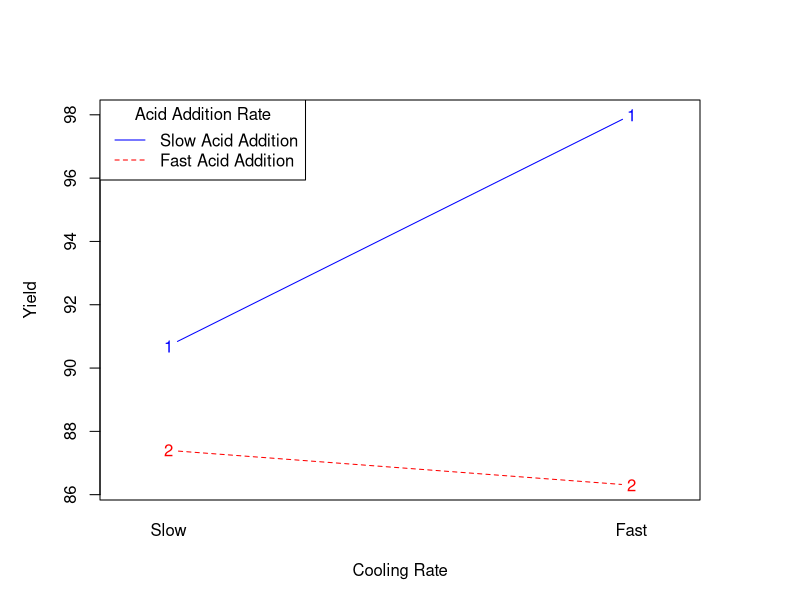

Write R code to recreate this figure.
# Create a data frame
doe_data <- data.frame(
  Run = 1:4,
  CoolingRate = c(-1, -1, 1, 1),     # -1 = slow, 1 = fast
  AcidAdditionRate = c(-1, 1, -1, 1), # -1 = slow, 1 = fast
  Yield = c(90.7, 87.4, 98.0, 86.3)  # Yield in %
)

# View the data
print(doe_data)

# Calculate mean responses for each factor level
overall_mean <- mean(doe_data$Yield)

# Main effects
effect_cooling <- mean(doe_data$Yield[doe_data$CoolingRate == 1]) - 
  mean(doe_data$Yield[doe_data$CoolingRate == -1])
effect_acid <- mean(doe_data$Yield[doe_data$AcidAdditionRate == 1]) - 
  mean(doe_data$Yield[doe_data$AcidAdditionRate == -1])

# Interaction effect
interaction_effect <- mean(doe_data$Yield[doe_data$CoolingRate == 1 & doe_data$AcidAdditionRate == 1]) -
  mean(doe_data$Yield[doe_data$CoolingRate == 1 & doe_data$AcidAdditionRate == -1]) -
  mean(doe_data$Yield[doe_data$CoolingRate == -1 & doe_data$AcidAdditionRate == 1]) +
  mean(doe_data$Yield[doe_data$CoolingRate == -1 & doe_data$AcidAdditionRate == -1])

# Print effects
cat("Overall Mean:", overall_mean, "\n")
cat("Effect of Cooling Rate:", effect_cooling, "\n")
cat("Effect of Acid Addition Rate:", effect_acid, "\n")
cat("Interaction Effect:", interaction_effect, "\n")


par(mar = c(5, 5, 5, 5))

# Convert both CoolingRate and AcidAdditionRate to factors with custom labels
doe_data$CoolingRate <- factor(doe_data$CoolingRate, levels = c(-1, 1), labels = c("Slow", "Fast"))
doe_data$AcidAdditionRate <- factor(doe_data$AcidAdditionRate, levels = c(-1, 1), labels = c("Slow", "Fast"))

# Now create the interaction plot
interaction.plot(
  x.factor = doe_data$CoolingRate, 
  trace.factor = doe_data$AcidAdditionRate, 
  response = doe_data$Yield,
  xlab = "Cooling Rate", 
  ylab = "Yield", 
  trace.label = "Acid Addition Rate",
  col = c("blue", "red"), 
  lty = 1:2, 
  type = "b",
  legend = FALSE
)

# Add the legend for better clarity
legend("topleft", legend = c("Slow Acid Addition", "Fast Acid Addition"), col = c("blue", "red"), lty = 1:2, title = "Acid Addition Rate")




